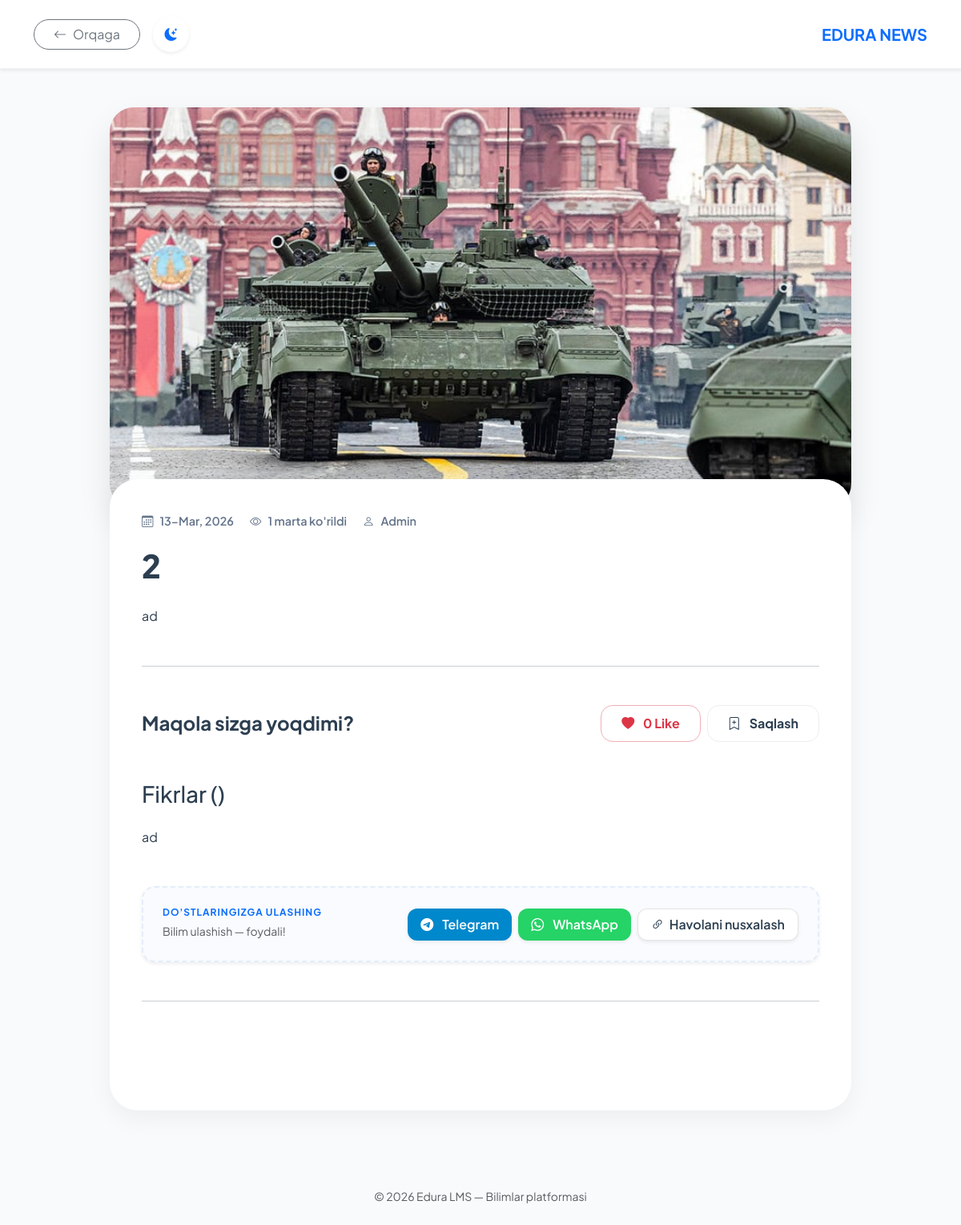
The app's page /news/13/ with its own data.
### student_management/models.py (models this page shows, shortened)
class News(models.Model):
    title = models.CharField(max_length=255, verbose_name="Sarlavha")
    content = models.TextField(verbose_name="Yangilik matni")
    image = models.ImageField(upload_to='news_images/', blank=True, null=True, verbose_name="Rasm")
    author = models.ForeignKey(User, on_delete=models.CASCADE, verbose_name="Muallif")
    views_count = models.PositiveIntegerField(default=0, verbose_name="Ko'rishlar soni")
    likes = models.ManyToManyField(User, related_name='news_likes', blank=True, verbose_name="Layklar")
    dislikes = models.PositiveIntegerField(default=0)
    favorites = models.ManyToManyField(User, related_name='favorite_news', blank=True)
    created_at = models.DateTimeField(auto_now_add=True)
    updated_at = models.DateTimeField(auto_now=True)
    class Meta:
        verbose_name = "Yangilik"
        verbose_name_plural = "Yangiliklar"

### core/views.py (the view)
# urls.py: path('news/<int:pk>/', views.news_detail, name='news_detail'),
def news_detail(request, pk):
    item = get_object_or_404(News, pk=pk)
    yt_video = YouTubeVideo.objects.filter(is_active=True).last()
    item.views_count += 1
    item.save()
    context = {
        'item': item,
        'yt_video': yt_video,
        'full_url': request.build_absolute_uri()
    }
    return render(request, 'core/news_detail.html', {'item': item})

### core/context_processors.py (called while the page is built)
def unread_messages_data(request):
    if request.user.is_authenticated and request.user.is_superuser:
        unread_qs = ContactMessage.objects.filter(is_read=False).order_by('-created_at')
        return {
            'unread_count': unread_qs.count(),        # Jami soni: {{ unread_count }}
            'unread_msgs_list': unread_qs[:5]         # Oxirgi 5 tasi: {% for msg in unread_msgs_list %}
        }
    return {
        'unread_count': 0,
        'unread_msgs_list': []
    }

### core/templates/core/news_detail.html (shortened to what this page needs)
<!DOCTYPE html>
<html lang="uz">
<head>
    <link href="https://cdn.jsdelivr.net/npm/bootstrap@5.3.0/dist/css/bootstrap.min.css" rel="stylesheet">
    <link rel="stylesheet" href="https://cdn.jsdelivr.net/npm/bootstrap-icons@1.11.1/font/bootstrap-icons.css">
</head>
<body>
<nav class="nav-header shadow-sm">
    <div class="container d-flex justify-content-between align-items-center">
        <div class="d-flex align-items-center gap-3">
            <a href="{% url 'core:news_list' %}" class="btn btn-outline-secondary rounded-pill px-4">
                <i class="bi bi-arrow-left me-2"></i>Orqaga
            </a>
            <button id="darkModeToggle" class="btn btn-outline-primary border-0 shadow-sm">
                <i class="bi bi-moon-stars-fill" id="themeIcon"></i>
            </button>
        </div>
        <h5 class="mb-0 fw-bold text-primary d-none d-md-block">EDURA NEWS</h5>
    </div>
</nav>
<div class="container my-5">
    <div class="row justify-content-center">
        <div class="col-lg-10">
            {% if item.image %}
                <img src="{{ item.image.url }}" class="detail-hero-img mb-4" alt="{{ item.title }}">
            {% else %}
                <div class="detail-hero-img bg-secondary d-flex align-items-center justify-content-center text-white mb-4" style="height: 400px;">
                    <i class="bi bi-image display-1 opacity-25"></i>
                </div>
            {% endif %}
            <div class="content-card">
                <div class="meta-info">
                    <span><i class="bi bi-calendar3 me-2"></i>{{ item.created_at|date:"d-M, Y" }}</span>
                    <span><i class="bi bi-eye me-2"></i>{{ item.views_count }} marta ko'rildi</span>
                    <span><i class="bi bi-person me-2"></i>{{ item.author.get_full_name|default:"Admin" }}</span>
                </div>
                <h1 class="article-title">{{ item.title }}</h1>
                <div class="article-text mb-5">
                    {{ item.content|linebreaks }}
                </div>
                <hr class="opacity-10 my-5">
                <div class="d-flex flex-wrap align-items-center justify-content-between gap-3 mb-5">
                    <h4 class="fw-bold mb-0">Maqola sizga yoqdimi?</h4>
                    <div class="d-flex gap-2">
                        <a href="{% url 'core:like_news' item.pk %}" class="btn btn-action text-danger border-danger-subtle">
                            <i class="bi bi-heart-fill me-2"></i> {{ item.likes.count }} Like
                        </a>
                        <button id="bookmarkBtn" class="btn btn-action btn-bookmark">
                            <i class="bi bi-bookmark-plus me-2" id="bookmarkIcon"></i> Saqlash
                        </button>
                    </div>
                </div>
                <section class="comments-section">
                    <h3 class="fw-800 mb-4">Fikrlar ({{ item.comment_set.count }})</h3>
                    <div class="comments-list">
                        <div class="article-text mb-5">
    {{ item.content|linebreaks }}
</div>
<div class="share-box p-4 mb-5 rounded-4 border-dashed shadow-sm" style="background: rgba(58, 123, 213, 0.03); border: 2px dashed rgba(58, 123, 213, 0.1);">
    <div class="d-flex flex-wrap align-items-center justify-content-between gap-3">
        <div>
            <h6 class="fw-bold mb-1 text-primary text-uppercase" style="font-size: 0.75rem; letter-spacing: 1px;">
                Do'stlaringizga ulashing
            </h6>
            <p class="small text-muted mb-0">Bilim ulashish — foydali!</p>
        </div>
        <div class="d-flex gap-2">
            <a href="https://t.me/share/url?url={{ request.build_absolute_uri|urlencode }}&text={{ item.title|urlencode }}"
                target="_blank"
                class="btn btn-telegram-share shadow-sm px-3 py-2">
                 <i class="bi bi-telegram me-2"></i> Telegram
            </a>
            <a href="https://api.whatsapp.com/send?text={{ item.title|urlencode }}%20{{ request.build_absolute_uri|urlencode }}"
               target="_blank"
               class="btn btn-whatsapp-share shadow-sm px-3 py-2">
                <i class="bi bi-whatsapp me-2"></i> WhatsApp
            </a>
            <button onclick="copyToClipboard('{{ full_url }}')" id="copyBtn" class="btn btn-light-share shadow-sm px-3">
                <i class="bi bi-link-45deg me-1"></i> Havolani nusxalash
            </button>
        </div>
    </div>
</div>
<hr class="opacity-10 my-5">
                    </div>
                </section>
            </div>
        </div>
    </div>
</div>
<footer class="py-5 text-center text-muted">
    <p class="small">© 2026 Edura LMS — Bilimlar platformasi</p>
</footer>
</body>
</html>

### core/templates/core/news_detail.html (style rules this page uses)
:root { --primary-gradient: linear-gradient(135deg, #3a7bd5, #00d2ff); --dark-blue: #2c3e50; --soft-bg: #f8fafc; --card-bg: #ffffff; --text-color: #2c3e50; }
body { background: var(--soft-bg); font-family: 'Plus Jakarta Sans', sans-serif; color: var(--text-color); line-height: 1.7; transition: 0.3s; }
.nav-header { padding: 20px 0; background: var(--card-bg); border-bottom: 1px solid rgba(0,0,0,0.05); position: sticky; top: 0; z-index: 1000; }
.content-card { background: var(--card-bg); border-radius: 35px; padding: 40px; margin-top: -60px; position: relative; z-index: 2; box-shadow: 0 10px 30px rgba(0,0,0,0.05); }
.detail-hero-img { width: 100%; max-height: 500px; object-fit: cover; border-radius: 30px; box-shadow: 0 20px 40px rgba(0,0,0,0.1); }
.meta-info { display: flex; gap: 20px; color: #64748b; font-weight: 600; font-size: 0.9rem; margin-bottom: 20px; }
.article-title { font-weight: 800; font-size: 2.5rem; color: var(--text-color); margin-bottom: 25px; }
.btn-action { transition: 0.3s; border-radius: 15px; padding: 10px 25px; font-weight: 700; border: 1px solid #eee; background: var(--card-bg); color: var(--text-color); }
#darkModeToggle { width: 45px; height: 45px; border-radius: 50% !important; display: flex; align-items: center; justify-content: center; cursor: pointer; }
.border-dashed { border-style: dashed !important; }
.btn-telegram-share { background: #0088cc; color: white; border-radius: 12px; font-weight: 600; border: none; transition: 0.3s; }
.btn-whatsapp-share { background: #25d366; color: white; border-radius: 12px; font-weight: 600; border: none; transition: 0.3s; }
.btn-light-share { background: var(--card-bg); color: var(--text-color); border: 1px solid rgba(0,0,0,0.1); border-radius: 12px; font-weight: 600; transition: 0.3s; }

### records on screen
News: image (picture), created_at "13-Mar, 2026", views_count "1", author.get_full_name "Admin", title "2", content "ad", likes.count "0"
